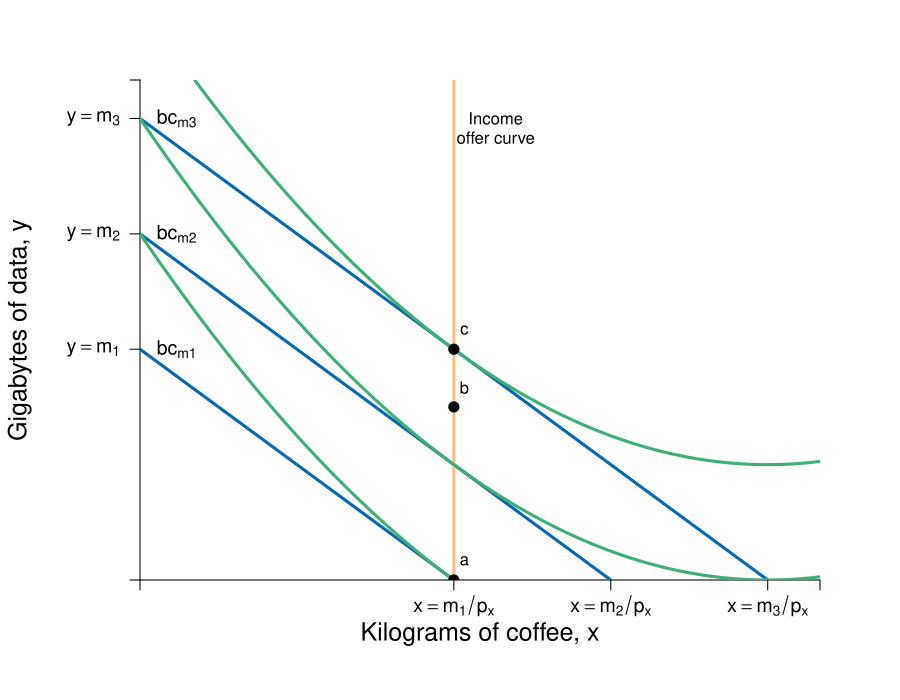

Here is the R script that generated this plot:
require(shape)
pdf(file = "budget_incomechange_offercurve_qql.pdf", width = 9, height = 7)

#Set parameters for graphics
axislabelsize <- 1.5
labelsize <- 1.2
graphlinewidth <- 3
segmentlinewidth <- 2


COL <- c("#7fc97f", "#beaed4", "#fdc086", "#ffff99", "#386cb0", "#f0027f", "#bf5b17", "#666666")
COLA <- c("#99d8c9","#66c2a4","#41ae76", "#238b45", "#005824")
COLB <- c("#4eb3d3", "#2b8cbe", "#0868ac","#084081")

#Edited the margins to cater for the larger LHS labels
par(mar =  c(6, 7, 4, 4))

mrsA <- function(x, rmax = 10, xmax = 20) {
  rmax - (rmax/xmax)*x
}


uA <- function(x, y, rmax = 2, xmax = 12) {
  y + rmax*x - (1/2)*(rmax/xmax)*x^2
}

indiffA1 <- function(x, uA = 10, rmax = 2.5, xmax = 10) {
  uA - rmax*x + (1/2)*(rmax/xmax)*(x^2)
}

bcA <- function(x, w = 20, p = 2) {
  w - p*x
}


xlims <- c(0, 13)
ylims <- c(0, 13)

npts <- 501 
x <- seq(xlims[1], xlims[2], length.out = npts)
y <- seq(ylims[1], ylims[2], length.out = npts) 
a <- c(9, 12,15)

plot(0, 0, xlim = xlims, ylim = ylims, type = "n",
     xlab = expression(paste("")),
     ylab = expression(paste("")), 
     xaxt = "n", 
     yaxt = "n", 
     cex.lab = axislabelsize, 
     bty = "n",
     xaxs="i", 
     yaxs="i")

# ticksy <- seq(from = 0, to = ylims[2], by = 2)
# ylabels <- seq(from = 0, to = ylims[2], by = 2)
# ticksx <- seq(from = 0, to = xlims[2], by = 2)
# xlabels <- seq(from = 0, to = xlims[2], by = 2)
ticksy <- c(0, 6, 9, 12, ylims[2])
ylabels <- c(NA, expression(paste(y==m[1])), expression(paste(y == m[2])), expression(paste(y == m[3])), NA)
ticksx <- c(0, 6, 9, 12, xlims[2])
xlabels <- c(NA, expression(paste(x == m[1]/p[x])), expression(paste(x == m[2]/p[x])), expression(paste(x == m[3]/p[x])), NA)

axis(1, at = ticksx, pos = 0, labels = xlabels, cex.axis = labelsize)
axis(2, at = ticksy, pos = 0, labels = ylabels, las = 1, cex.axis = labelsize)

npts <- 500 
xx1 <- seq(xlims[1], xlims[2], length.out = npts)

lines(xx1, bcA(xx1, w = 12, p = 1), col = COLB[3], lwd = graphlinewidth)
lines(xx1, bcA(xx1, w = 6, p = 1), col = COLB[3], lwd = graphlinewidth)
lines(xx1, bcA(xx1, w = 9, p = 1), col = COLB[3], lwd = graphlinewidth)
#lines(xx1, indiffA1(xx1, uA = 20, rmax = 2.5, xmax = 10), col = COLB[4], lwd = graphlinewidth)
abline(v=6, col=COL[3], lwd=graphlinewidth)
text(6.8, 12, expression(paste("Income")))
text(6.8, 11.5, expression(paste("offer curve")))

#Label Axes
mtext(expression(paste("Kilograms of coffee, ", x)), side=1, line = 2.5, cex = axislabelsize)
text(-2.3, 0.5*ylims[2], expression(paste("Gigabytes of data, ", y)), xpd = TRUE, cex = axislabelsize, srt = 90) 

#Label the budget curve functions for the HG, Aisha
text(.7, 6, expression(bc[m1]), cex = labelsize)
text(.7, 9, expression(bc[m2]), cex = labelsize)
text(.7, 12, expression(bc[m3]), cex = labelsize)

#adding iso-welfare functions:

#Label the iso-welfare functions for the HG, Aisha
# text(11.8, 1.6, expression(u[1]))
# text(11.8, 3.3, expression(u[2]))
# text(11.8, 5.7, expression(u[3]))
#text(6.6, 8.3, expression(u[4]^A))

contour(x, y, 
        outer(x, y, uA),
        drawlabels = FALSE,
        col = COLA[3],
        lwd = graphlinewidth,
        levels = a, 
        xaxs="i", 
        yaxs="i", 
        add = TRUE)

points(6, 0, pch = 16, col = "black", cex = 1.5)
text(6.2, 0.5, expression(a))
points(6, 4.5, pch = 16, col = "black", cex = 1.5)
text(6.2, 5, expression(b))
points(6, 6, pch = 16, col = "black", cex = 1.5)
text(6.2, 6.5, expression(c))


dev.off()
